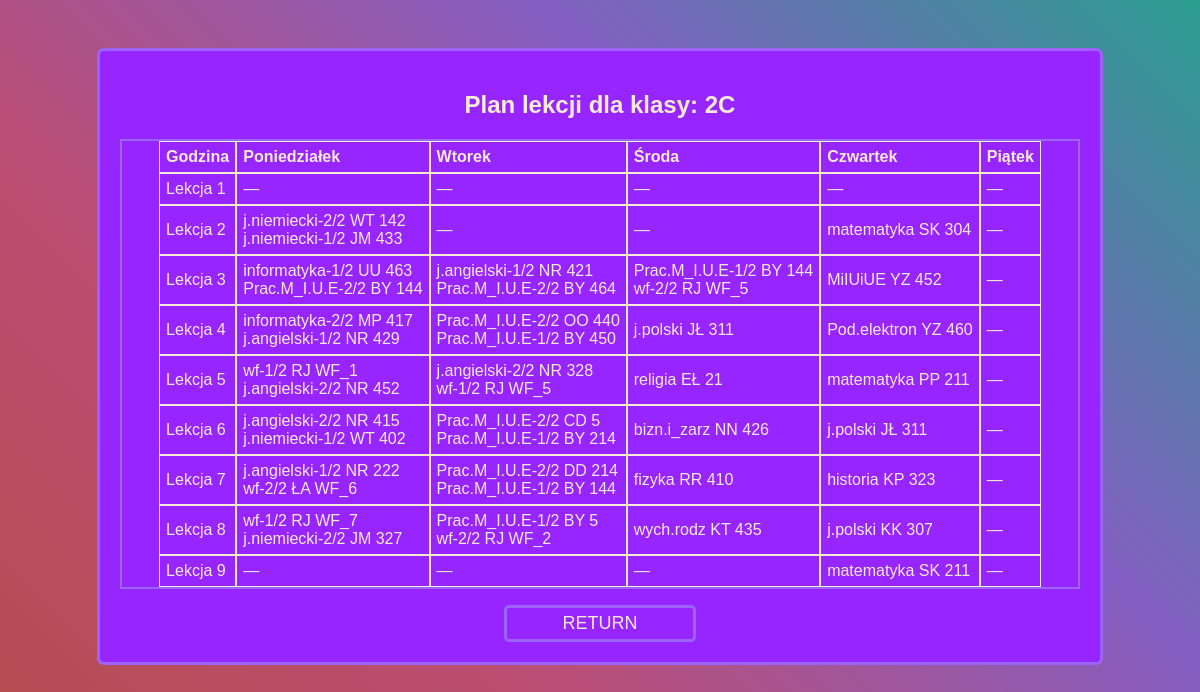
The app's page /classes/2C.php with its own data.
### tables this page shows
CREATE TABLE `plan_lekcji` (
  `id` int(11) NOT NULL,
  `id_k` tinyint(4) DEFAULT NULL,
  `id_p` tinyint(4) DEFAULT NULL,
  `grupa` char(3) NOT NULL DEFAULT '1/1',
  `id_n` tinyint(4) DEFAULT NULL,
  `id_s` tinyint(4) DEFAULT NULL,
  `id_g` tinyint(4) DEFAULT NULL,
  `dzien` tinyint(4) DEFAULT NULL
);

### classes/2C.php (the view, shortened to what this page needs)
<?php
$class = '2C';
?>
<!DOCTYPE html>
<html lang="pl">
<head>
    <link rel="stylesheet" href="./CSS/admin-style.css">
</head>
<body class="background">
    <div class="menu-main">
        <?php
        $pdo = new PDO('mysql:host=localhost;dbname=plan_lekcji', 'root', '');
        $pdo->setAttribute(PDO::ATTR_ERRMODE, PDO::ERRMODE_EXCEPTION);
        $sql = "SELECT * FROM widok_plan_lekcji WHERE klasa = :class ORDER BY dzien, id_g";
        $stmt = $pdo->prepare($sql);
        $stmt->bindParam(':class', $class, PDO::PARAM_STR);
        $stmt->execute();
        $results = $stmt->fetchAll(PDO::FETCH_ASSOC);
        if ($results) {
            $schedule = [];
            foreach ($results as $row) {
                $schedule[$row['dzien']][$row['id_g']][] = [
                    'przedmiot' => $row['przedmiot'],
                    'grupa' => $row['grupa'],
                    'nauczyciele' => $row['nauczyciele'],
                    'sala' => $row['sala']
                ];
            }
            echo "<h2>Plan lekcji dla klasy: $class</h2>";
            echo "<table cellspacing='0>";
            echo "<tr class='column'><th class='rekord'>Godzina</th>";
            $daysOfWeek = ['Poniedziałek', 'Wtorek', 'Środa', 'Czwartek', 'Piątek'];
            foreach ($daysOfWeek as $day) {
                echo "<th class='rekord'>$day</th>";
            }
            for ($hour = 1; $hour <= 9; $hour++) {
                echo "<tr class='column'>";
                echo "<td class='rekord'>Lekcja $hour</td>";
                for ($day = 1; $day <= 5; $day++) {
                    echo "<td class='rekord'>";
                    if (!empty($schedule[$day][$hour])) {
                        foreach ($schedule[$day][$hour] as $lesson) {
                            if($lesson['grupa']=='1/1')
                            echo htmlspecialchars($lesson['przedmiot']) . " ";
                            else
                            echo htmlspecialchars($lesson['przedmiot']) . "-" . htmlspecialchars($lesson['grupa']) . " ";
                            echo htmlspecialchars($lesson['nauczyciele']) . " ";
                            echo htmlspecialchars($lesson['sala']) . "<br>";
                        }
                    } else {
                        echo "—";
                    }
                    echo "</td>";
                }
                echo "</tr>";
            }
            echo "</table>
            <form action='../index.php' method='post'>
                <input type='submit' name='submit' class='return' value='RETURN'>
            </form>";
        } else {
            echo "<p>Brak wyników для класса $class</p>";
        }
        ?>
    </div>
</body>
</html>

### CSS/admin-style.css (style rules this page uses)
body, html { display: flex; margin: 0; padding: 0; height: 100%; font-family: Arial, sans-serif; color: antiquewhite !important; overflow-x: hidden; }
.background { position: absolute; top: 0; left: 0; right: 0; bottom: 0; background: linear-gradient(45deg, #b64c4c, #bb4e74, #845ec2, #2a9d8f); background-size: cover; background-attachment: fixed; animation: gradientMove 5s infinite alternate; }
table { text-align: center; display: flex; justify-content: center; width: auto; color: antiquewhite; word-wrap: break-word; border: 2px solid #9c63f8; }
th, td { border: antiquewhite 1px solid; width: fit-content; text-align: left; padding: 6px; }
.menu-main { background-color: #9625ff; border: 3px solid #9c63f8; border-radius: 7px; text-align: center; flex-direction: row; margin: auto; width: 80%; padding: 20px; margin-top: 4%; }
.return { background-color: #9625ff; border: 3px solid #9c63f8; border-radius: 5px; text-align: center; min-width: 100px; color:antiquewhite; margin-top: 2vh; font-size: large; width: 20%; padding: 5px; }

### records on screen
plan_lekcji: przedmiot "j.niemiecki", grupa "2/2", nauczyciele "WT", sala "142"
plan_lekcji: przedmiot "j.niemiecki", grupa "1/2", nauczyciele "JM", sala "433"
plan_lekcji: przedmiot "matematyka", nauczyciele "SK", sala "304"
plan_lekcji: przedmiot "informatyka", grupa "1/2", nauczyciele "UU", sala "463"
plan_lekcji: przedmiot "Prac.M_I.U.E", grupa "2/2", nauczyciele "BY", sala "144"
plan_lekcji: przedmiot "j.angielski", grupa "1/2", nauczyciele "NR", sala "421"
plan_lekcji: przedmiot "Prac.M_I.U.E", grupa "2/2", nauczyciele "BY", sala "464"
plan_lekcji: przedmiot "wf", grupa "2/2", nauczyciele "RJ", sala "WF_5"
plan_lekcji: przedmiot "MiIUiUE", nauczyciele "YZ", sala "452"
plan_lekcji: przedmiot "informatyka", grupa "2/2", nauczyciele "MP", sala "417"
plan_lekcji: przedmiot "j.angielski", grupa "1/2", nauczyciele "NR", sala "429"
plan_lekcji: przedmiot "Prac.M_I.U.E", grupa "2/2", nauczyciele "OO", sala "440"
plan_lekcji: przedmiot "Prac.M_I.U.E", grupa "1/2", nauczyciele "BY", sala "450"
plan_lekcji: przedmiot "Pod.elektron", nauczyciele "YZ", sala "460"
plan_lekcji: przedmiot "wf", grupa "1/2", nauczyciele "RJ", sala "WF_1"
plan_lekcji: przedmiot "j.angielski", grupa "2/2", nauczyciele "NR", sala "452"
plan_lekcji: przedmiot "j.angielski", grupa "2/2", nauczyciele "NR", sala "328"
plan_lekcji: przedmiot "wf", grupa "1/2", nauczyciele "RJ", sala "WF_5"
plan_lekcji: przedmiot "religia", nauczyciele "EŁ", sala "21"
plan_lekcji: przedmiot "matematyka", nauczyciele "PP", sala "211"
plan_lekcji: przedmiot "j.angielski", grupa "2/2", nauczyciele "NR", sala "415"
plan_lekcji: przedmiot "j.niemiecki", grupa "1/2", nauczyciele "WT", sala "402"
plan_lekcji: przedmiot "Prac.M_I.U.E", grupa "2/2", nauczyciele "CD", sala "5"
plan_lekcji: przedmiot "Prac.M_I.U.E", grupa "1/2", nauczyciele "BY", sala "214"
plan_lekcji: przedmiot "bizn.i_zarz", nauczyciele "NN", sala "426"
plan_lekcji: przedmiot "j.angielski", grupa "1/2", nauczyciele "NR", sala "222"
plan_lekcji: przedmiot "wf", grupa "2/2", nauczyciele "ŁA", sala "WF_6"
plan_lekcji: przedmiot "Prac.M_I.U.E", grupa "2/2", nauczyciele "DD", sala "214"
plan_lekcji: przedmiot "fizyka", nauczyciele "RR", sala "410"
plan_lekcji: przedmiot "historia", nauczyciele "KP", sala "323"
plan_lekcji: przedmiot "wf", grupa "1/2", nauczyciele "RJ", sala "WF_7"
plan_lekcji: przedmiot "j.niemiecki", grupa "2/2", nauczyciele "JM", sala "327"
plan_lekcji: przedmiot "Prac.M_I.U.E", grupa "1/2", nauczyciele "BY", sala "5"
plan_lekcji: przedmiot "wf", grupa "2/2", nauczyciele "RJ", sala "WF_2"
plan_lekcji: przedmiot "wych.rodz", nauczyciele "KT", sala "435"
plan_lekcji: przedmiot "j.polski", nauczyciele "KK", sala "307"
plan_lekcji: przedmiot "matematyka", nauczyciele "SK", sala "211"

### other values on screen
$class "2C"
$day "Poniedziałek"
$day "Wtorek"
$day "Środa"
$day "Czwartek"
$day "Piątek"
$lesson['przedmiot'] "Prac.M_I.U.E"
$lesson['grupa'] "1/2"
$lesson['nauczyciele'] "BY"
$lesson['sala'] "144"
$lesson['przedmiot'] "j.polski"
$lesson['nauczyciele'] "JŁ"
$lesson['sala'] "311"
